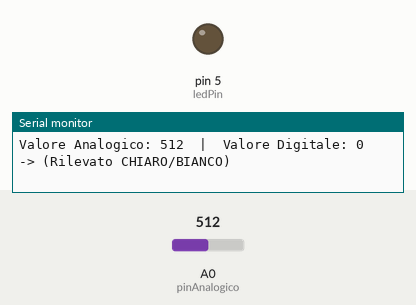
Simulated run of this sketch. Board: Arduino Uno, built with avr-gcc and run on an emulated ATmega328P. Shown: output pins drawn as LEDs (lit = HIGH), the last lines printed to the serial monitor. Inputs (shaded band) come from the test bench; at power-on: A0 (pinAnalogico) = 512.

Above: at 3.2 s.
3.3 s: A0 (pinAnalogico) set to 521
At 3.7 s:
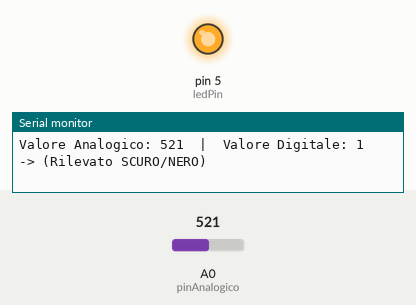
4.8 s: A0 (pinAnalogico) set to 511
At 5.4 s:
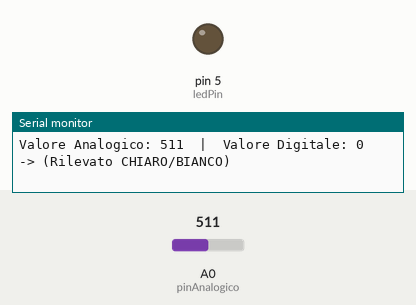
7.8 s: A0 (pinAnalogico) set to 716
At 8.6 s:
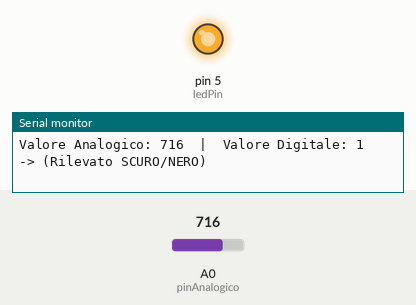
Timing chart, 0 to 10.8 s (numbered marks = the images above; inputs shaded):
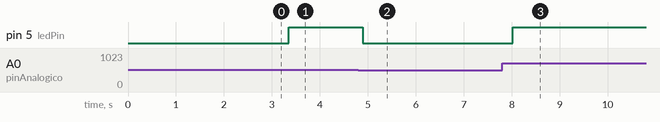

The sketch:

test-sensore.ino
```cpp
// --- Pin del Sensore ---
const int pinDigitale = 2; // DO collegato al pin digitale 2
const int pinAnalogico = A0; // AO collegato al pin analogico A0
int ledPin = 5; // pin led

void setup() {
  pinMode(pinDigitale, INPUT);
  pinMode(ledPin, OUTPUT);

  // Inizializza il Monitor Seriale a 9600 baud
  Serial.begin(9600);
  Serial.println("--- INIZIO DEBUG SENSORE HW-870 ---");
  Serial.println("Avvicina il sensore al bianco e al nero per vedere i cambiamenti.");
  delay(2000); // Pausa di 2 secondi per farti leggere il messaggio
}

void loop() {
  int valDigitale = 0;
  // Lettura dei sensori
  int valAnalogico = analogRead(pinAnalogico); // Valore da 0 a 1023
  if (valAnalogico > 512) { valDigitale = 1; } else { valDigitale = 0; }

  // Stampa formattata per il Monitor Seriale
  Serial.print("Valore Analogico: ");
  // Aggiungo degli spazi per allineare il testo
  if(valAnalogico < 100) Serial.print(" ");
  if(valAnalogico < 10)  Serial.print(" ");
  Serial.print(valAnalogico);

  Serial.print("  |  Valore Digitale: ");
  Serial.print(valDigitale);


  // Aggiungiamo un'etichetta per rendere la lettura immediata
  if (valDigitale == 1) {
    Serial.println("  -> (Rilevato SCURO/NERO)");
    digitalWrite(ledPin, HIGH);
  } else {
    Serial.println("  -> (Rilevato CHIARO/BIANCO)");
    digitalWrite(ledPin, LOW);
  }

  // Pausa di 250ms per non far scorrere i numeri troppo velocemente
  delay(250);
}
```

Measured:
- the behaviour switches between 512 and 513 on A0 (pinAnalogico) (found by bisection; images 0 and 1)
- after the input at 3.3 s, pin 5 (ledPin): LOW → HIGH after 0.05 s
- after the input at 4.8 s, pin 5 (ledPin): HIGH → LOW after 0.10 s
- after the input at 7.8 s, pin 5 (ledPin): LOW → HIGH after 0.22 s
